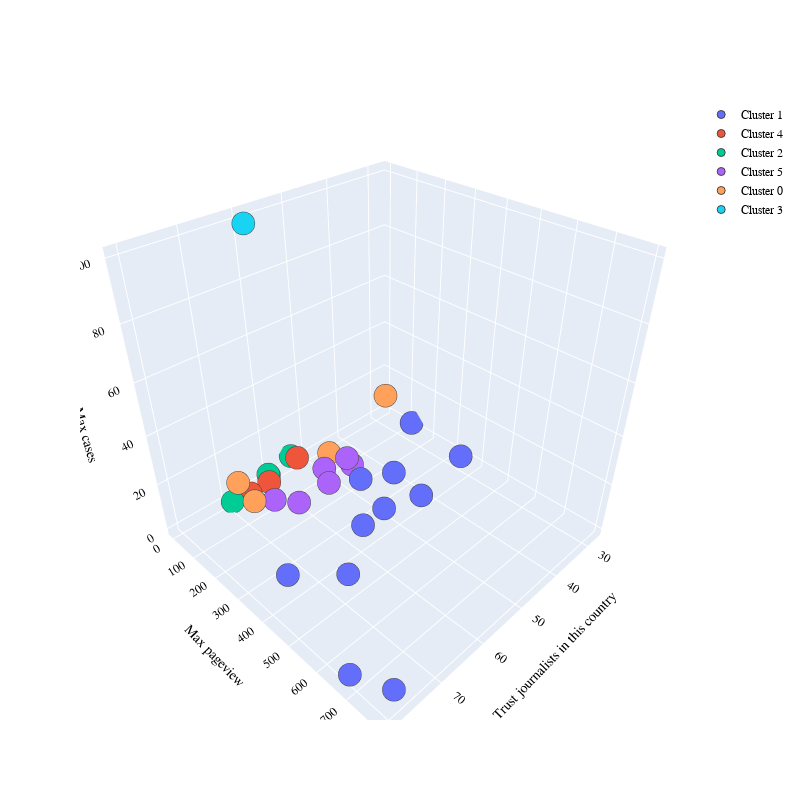

Here is the notebook cell this chart was saved with:
### Code cell
PLOT = go.Figure()

for C in list(df_clustering_MP_MC_J.cluster.unique()):
    
    PLOT.add_trace(go.Scatter3d(x = df_clustering_MP_MC_J[df_clustering_MP_MC_J.cluster == C]["Trust journalists in this country"],
                                y = df_clustering_MP_MC_J[df_clustering_MP_MC_J.cluster == C]['Max pageview'],
                                z = df_clustering_MP_MC_J[df_clustering_MP_MC_J.cluster == C]['Max cases'],
                                mode = 'markers', marker_size = 8, marker_line_width = 1,
                                name = 'Cluster ' + str(C)))
PLOT.update_layout(width = 800, height = 800, autosize = True, showlegend = True,
                   scene = dict(xaxis=dict(title = 'Trust journalists in this country', titlefont_color = 'black'),
                                yaxis=dict(title = 'Max pageview', titlefont_color = 'black'),
                                zaxis=dict(title = 'Max cases', titlefont_color = 'black')),
                   font = dict(family = "Gilroy", color  = 'black', size = 12))

### Figure 1 — Plotly figure (JSON) as saved in the notebook; plotly's stock layout.template omitted (floating-point values rounded to 4 significant figures)
{"data": [{"marker": {"line": {"width": 1}, "size": 8}, "mode": "markers", "name": "Cluster 1", "type": "scatter3d", "x": [47.4, 32.1, 80.4, 64.7, 48.8, 78.6, 42.3, 27.4, 75.7, 66.7, 53], "y": [440.2, 388.0, 684.9, 484.5, 221.5, 793.5, 261.7, 124.1, 386.9, 457.2, 381.0], "z": [11.03, 8.09, 3.78, 23.06, 3.328, 7.568, 2.154, 1.642, 7.671, 1.734, 7.041]}, {"marker": {"line": {"width": 1}, "size": 8}, "mode": "markers", "name": "Cluster 4", "type": "scatter3d", "x": [61.2, 53.8, 65.8], "y": [26.2, 22.9, 28.26], "z": [1.072, 4.44, 1.128]}, {"marker": {"line": {"width": 1}, "size": 8}, "mode": "markers", "name": "Cluster 2", "type": "scatter3d", "x": [60.4, 54.3, 69.4, 60], "y": [7.975, 1.562, 14.45, 1.708], "z": [2.44, 4.267, 0.2693, 1.129]}, {"marker": {"line": {"width": 1}, "size": 8}, "mode": "markers", "name": "Cluster 5", "type": "scatter3d", "x": [54, 61.2, 64.4, 47.5, 52.3, 46.1], "y": [169.9, 164.1, 115.8, 142.2, 121.3, 140.6], "z": [3.459, 2.088, 3.329, 6.092, 4.759, 1.256]}, {"marker": {"line": {"width": 1}, "size": 8}, "mode": "markers", "name": "Cluster 0", "type": "scatter3d", "x": [70.6, 46.7, 30.1, 68.4], "y": [89.6, 46.48, 44.63, 105.8], "z": [16.4, 0.8558, 12.73, 6.688]}, {"marker": {"line": {"width": 1}, "size": 8}, "mode": "markers", "name": "Cluster 3", "type": "scatter3d", "x": [60.2], "y": [21.97], "z": [100.0]}], "layout": {"autosize": true, "font": {"color": "black", "family": "Gilroy", "size": 12}, "height": 800, "scene": {"xaxis": {"title": {"font": {"color": "black"}, "text": "Trust journalists in this country"}}, "yaxis": {"title": {"font": {"color": "black"}, "text": "Max pageview"}}, "zaxis": {"title": {"font": {"color": "black"}, "text": "Max cases"}}}, "showlegend": true, "width": 800}}
